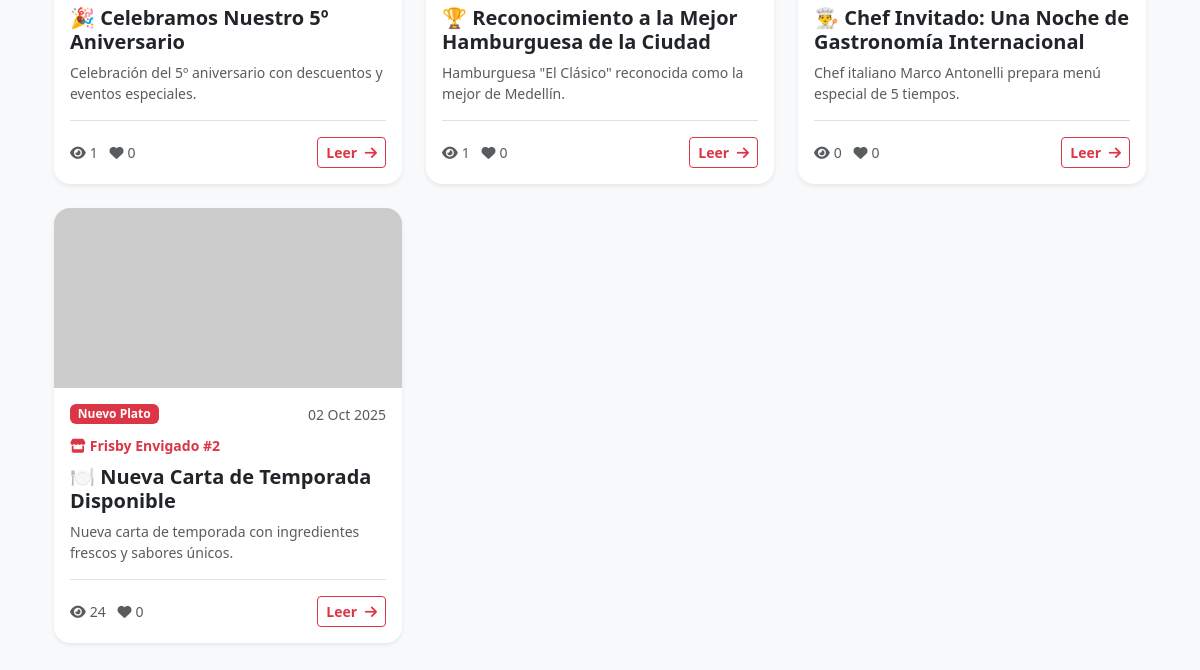
Page /promociones/noticias/ (lower part) on the earlier database version.
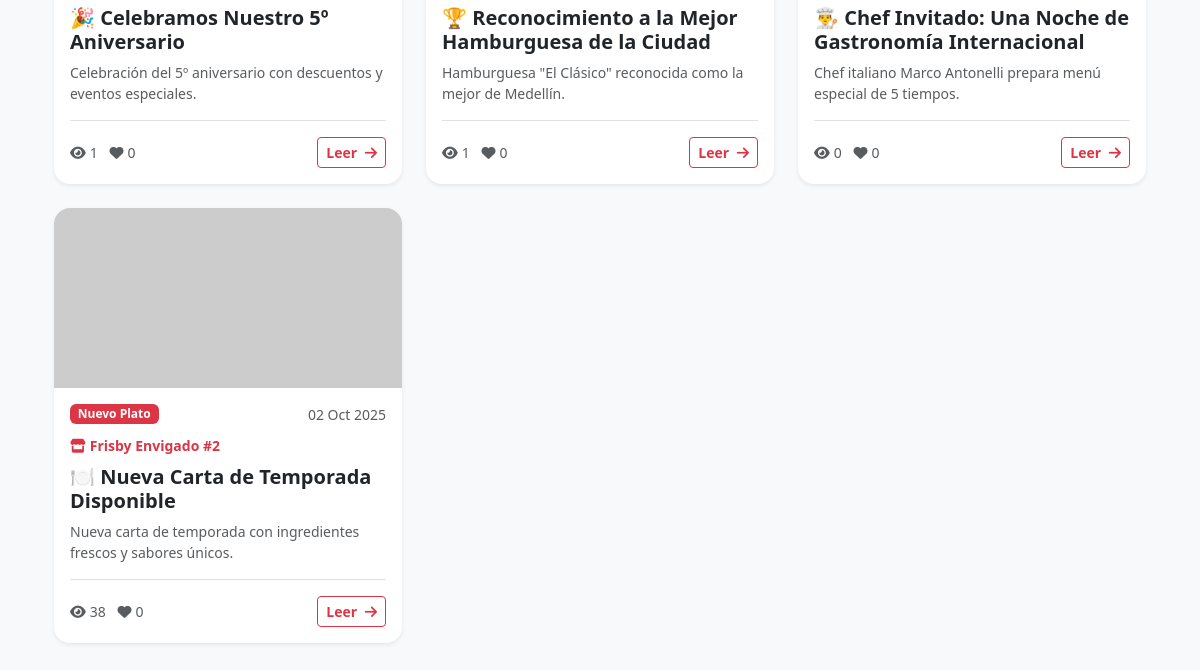
Same page on the later database version.
### promociones/models.py (models this page shows, shortened)
class NoticiaRestaurante(models.Model):
    TIPO_NOTICIA_CHOICES = [
        ('nuevo_plato', 'Nuevo Plato'),
        ('evento', 'Evento Especial'),
        ('apertura', 'Nueva Apertura'),
        ('renovacion', 'Renovación'),
        ('chef', 'Chef Invitado'),
        ('premio', 'Premio/Reconocimiento'),
        ('general', 'Noticia General'),
    ]
    titulo = models.CharField(max_length=200)
    subtitulo = models.CharField(max_length=300, blank=True)
    contenido = models.TextField()
    resumen = models.CharField(max_length=200, help_text="Resumen para vista previa")
    restaurante = models.ForeignKey(Business, on_delete=models.CASCADE, related_name='noticias', blank=True, null=True)
    tipo_noticia = models.CharField(max_length=20, choices=TIPO_NOTICIA_CHOICES, default='general')
    imagen_destacada = models.URLField(blank=True, null=True)
    galeria_imagenes = models.TextField(blank=True, help_text="URLs de imágenes separadas por comas")
    fecha_publicacion = models.DateTimeField(default=timezone.now)
    activa = models.BooleanField(default=True)
    destacada = models.BooleanField(default=False, help_text="Mostrar en banner principal")
    autor = models.ForeignKey(settings.AUTH_USER_MODEL, on_delete=models.SET_NULL, null=True, blank=True)
    creada_en = models.DateTimeField(auto_now_add=True)
    actualizada_en = models.DateTimeField(auto_now=True)
    vistas = models.PositiveIntegerField(default=0)
    me_gusta = models.PositiveIntegerField(default=0)
    compartidas = models.PositiveIntegerField(default=0)
    class Meta:
        verbose_name = "Noticia de Restaurante"
        verbose_name_plural = "Noticias de Restaurantes"
        ordering = ['-fecha_publicacion']

### appdely/models.py (models this page shows, shortened)
class Business(models.Model):
    business_name = models.CharField(max_length=50)
    address = models.CharField(max_length=100)
    description = models.TextField()
    phone_number = models.CharField(max_length=30)
    email = models.CharField(max_length=50)
    status = models.BooleanField(default=True)
    created_at = models.DateTimeField(auto_now_add=True)
    updated_at = models.DateTimeField(auto_now=True)
    business_type = models.ForeignKey(BusinessType, on_delete=models.CASCADE)
    image_url = models.CharField(max_length=500, blank=True, null=True)
    menu_url = models.CharField(max_length=500, blank=True, null=True)
    visit_count = models.PositiveIntegerField(default=0)
    review_count = models.PositiveIntegerField(default=0)
    latitude = models.DecimalField(max_digits=9, decimal_places=6, null=True, blank=True, help_text="Latitud del negocio (ej: 6.2442)")
    longitude = models.DecimalField(max_digits=9, decimal_places=6, null=True, blank=True, help_text="Longitud del negocio (ej: -75.5812)")
    def average_rating(self):
        reviews = self.review_set.all()
        if reviews.exists():
            return round(sum(r.rating for r in reviews) / reviews.count(), 2)
        return None
    average_rating.short_description = 'Promedio de Calificación'

### promociones/views.py (the view)
# urls.py: path('noticias/', views.noticias_list, name='noticias_list'),
def noticias_list(request):
    noticias = NoticiaRestaurante.objects.filter(activa=True).select_related('restaurante', 'autor')
    tipo_filtro = request.GET.get('tipo')
    if tipo_filtro:
        noticias = noticias.filter(tipo_noticia=tipo_filtro)
    restaurante_filtro = request.GET.get('restaurante')
    if restaurante_filtro:
        noticias = noticias.filter(restaurante__business_name__icontains=restaurante_filtro)
    busqueda = request.GET.get('q')
    if busqueda:
        noticias = noticias.filter(
            Q(titulo__icontains=busqueda) |
            Q(contenido__icontains=busqueda) |
            Q(resumen__icontains=busqueda)
        )
    noticias = noticias.order_by('-fecha_publicacion')
    paginator = Paginator(noticias, 10)  # 10 noticias por página
    page_number = request.GET.get('page')
    page_obj = paginator.get_page(page_number)
    noticias_destacadas = NoticiaRestaurante.objects.filter(
        activa=True,
        destacada=True
    ).order_by('-fecha_publicacion')[:3]
    tipos_noticia = NoticiaRestaurante.TIPO_NOTICIA_CHOICES
    context = {
        'noticias': page_obj,
        'noticias_destacadas': noticias_destacadas,
        'tipos_noticia': tipos_noticia,
        'tipo_seleccionado': tipo_filtro,
        'restaurante_busqueda': restaurante_filtro,
        'busqueda': busqueda,
    }
    return render(request, 'promociones/noticias_list.html', context)

### promociones/templates/promociones/noticias_list.html (shortened to what this page needs)
{% extends 'base.html' %}
{% load static %}
{% block content %}
<link rel="stylesheet" href="{% static 'promociones/css/noticias_promo.css' %}">
<div class="container py-5" style="padding-top: 120px;">
  <div class="row g-4">
    {% for noticia in noticias %}
    <div class="col-md-6 col-lg-4">
      <article class="card shadow-sm border-0 h-100 overflow-hidden" style="border-radius: 16px; transition: transform 0.2s, box-shadow 0.2s;">
        {% if noticia.imagen_destacada %}
        <img src="{{ noticia.imagen_destacada }}"
             class="card-img-top" style="height: 180px; object-fit: cover;"
             alt="{{ noticia.titulo }}"
             onerror="this.src='https://via.placeholder.com/400x180/dc3545/ffffff?text=Noticia';">
        {% else %}
        <div class="bg-light d-flex align-items-center justify-content-center" style="height: 180px;">
          <i class="fas fa-newspaper text-muted" style="font-size: 3rem;"></i>
        </div>
        {% endif %}
        <div class="card-body d-flex flex-column">
          <div class="d-flex justify-content-between align-items-start mb-2">
            <span class="badge bg-danger">{{ noticia.get_tipo_noticia_display }}</span>
            <small class="text-muted">{{ noticia.fecha_publicacion|date:"d M Y" }}</small>
          </div>
          {% if noticia.restaurante %}
          <div class="mb-2">
            <small class="text-danger fw-bold">
              <i class="fas fa-store me-1"></i>{{ noticia.restaurante.business_name }}
            </small>
          </div>
          {% endif %}
          <h5 class="card-title fw-bold mb-2">{{ noticia.titulo }}</h5>
          <p class="card-text text-muted small mb-3">{{ noticia.resumen }}</p>
          <div class="d-flex justify-content-between align-items-center mt-auto pt-3 border-top">
            <small class="text-muted">
              <i class="fas fa-eye me-1"></i>{{ noticia.vistas }}
              <i class="fas fa-heart ms-2 me-1"></i>{{ noticia.me_gusta }}
            </small>
            <a href="{% url 'noticia_detail' noticia.pk %}" class="btn btn-outline-danger btn-sm fw-bold">
              Leer <i class="fas fa-arrow-right ms-1"></i>
            </a>
          </div>
        </div>
      </article>
    </div>
    {% endfor %}
  </div>
</div>
{% endblock %}

Differences in the rows shown:
changed NoticiaRestaurante "🍽️ Nueva Carta de Temporada Disponible": vistas "24" → "38"
